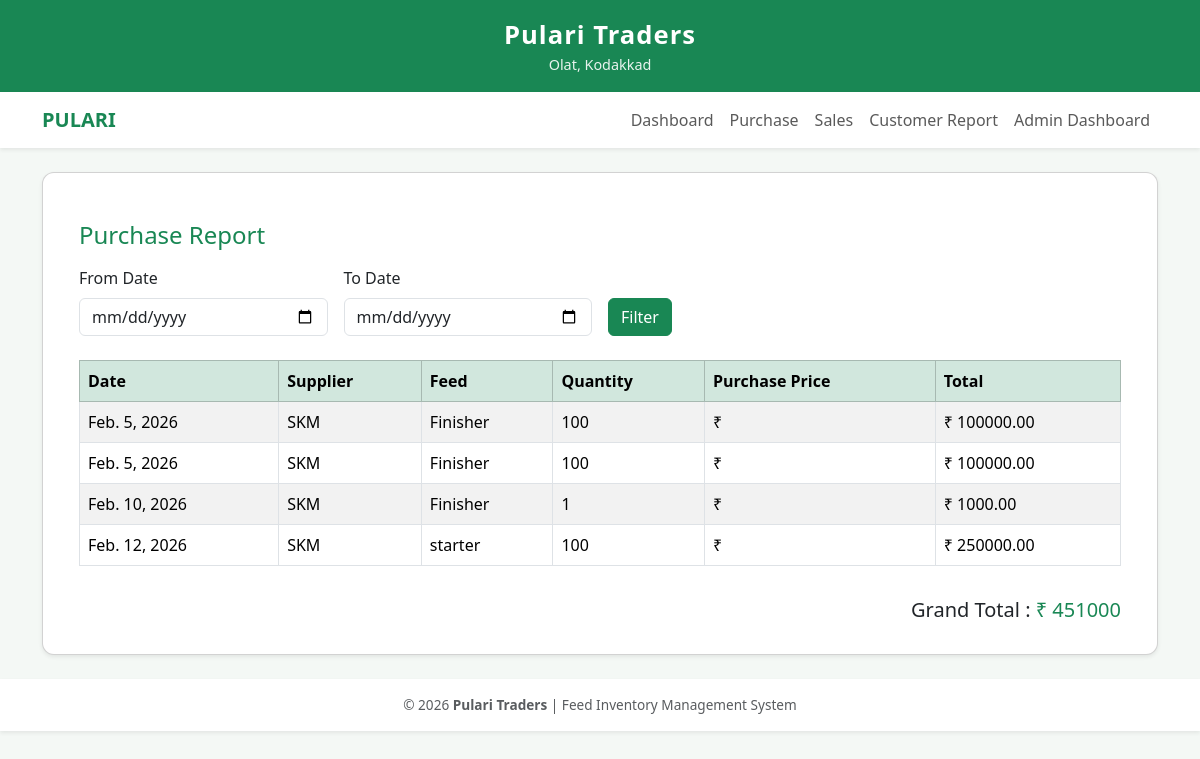
Screenshot of /reports/purchase/ with the database file from the repository.
### inventory/models.py (models this page shows, shortened)
class Purchase(models.Model):
    feed = models.ForeignKey(Feed, on_delete=models.CASCADE)
    supplier = models.ForeignKey(
        Supplier,
        on_delete=models.CASCADE,
        default=1   # SKM
    )
    quantity = models.PositiveIntegerField()
    rate = models.DecimalField(max_digits=8, decimal_places=2)
    total_amount = models.DecimalField(max_digits=10, decimal_places=2)
    date = models.DateField(auto_now_add=True)

class Supplier(models.Model):
    name = models.CharField(max_length=100, unique=True)
    phone = models.CharField(max_length=15, blank=True)
    address = models.TextField(blank=True)

class Feed(models.Model):
    CATEGORY_CHOICES = [
        ('Poultry', 'Poultry'),
        ('Cattle', 'Cattle'),
        ('Goat', 'Goat'),
        ('Pet', 'Pet'),
        ('Others', 'Others'),
    ]
    name = models.CharField(max_length=100)
    category = models.CharField(max_length=20, choices=CATEGORY_CHOICES)
    brand = models.CharField(max_length=100)
    quantity = models.PositiveIntegerField()
    purchase_price = models.DecimalField(max_digits=8, decimal_places=2)
    selling_price = models.DecimalField(max_digits=8, decimal_places=2)
    expiry_date = models.DateField()
    supplier = models.ForeignKey(
        Supplier,
        on_delete=models.CASCADE,
        default=1
    )

### inventory/views.py (the view)
# urls.py: path('reports/purchase/', views.purchase_report, name='purchase_report'),
def purchase_report(request):
    start_date = request.GET.get('start')
    end_date = request.GET.get('end')
    purchases = Purchase.objects.all()
    if start_date and end_date:
        purchases = purchases.filter(date__range=[start_date, end_date])
    total_amount = purchases.aggregate(total=Sum('total_amount'))['total'] or 0
    return render(request, 'purchase_report.html', {
        'purchases': purchases,
        'total_amount': total_amount
    })

### inventory/Templates/purchase_report.html
{% extends 'base.html' %}
{% block content %}
<div class="container mt-4">
    <h4 class="text-success mb-3">Purchase Report</h4>
    <form method="get" class="row g-3 mb-4">
        <div class="col-md-3">
            <label class="form-label">From Date</label>
            <input type="date" name="start" class="form-control"
                   value="{{ request.GET.start }}">
        </div>
        <div class="col-md-3">
            <label class="form-label">To Date</label>
            <input type="date" name="end" class="form-control"
                   value="{{ request.GET.end }}">
        </div>
        <div class="col-md-3 align-self-end">
            <button type="submit" class="btn btn-success">
                Filter
            </button>
        </div>
    </form>
    <div class="table-responsive">
        <table class="table table-bordered table-striped">
            <thead class="table-success">
                <tr>
                    <th>Date</th>
                    <th>Supplier</th>
                    <th>Feed</th>
                    <th>Quantity</th>
                    <th>Purchase Price</th>
                    <th>Total</th>
                </tr>
            </thead>
            <tbody>
                {% for purchase in purchases %}
                <tr>
                    <td>{{ purchase.date }}</td>
                    <td>{{ purchase.supplier.name }}</td>
                    <td>{{ purchase.feed.name }}</td>
                    <td>{{ purchase.quantity }}</td>
                    <td>₹ {{ purchase.price }}</td>
                    <td>₹ {{ purchase.total_amount }}</td>
                </tr>
                {% empty %}
                <tr>
                    <td colspan="6" class="text-center text-muted">
                        No purchases found for selected dates
                    </td>
                </tr>
                {% endfor %}
            </tbody>
        </table>
    </div>
    <div class="text-end mt-3">
        <h5>
            Grand Total :
            <span class="text-success">₹ {{ total_amount }}</span>
        </h5>
    </div>
</div>
{% endblock %}

### inventory/Templates/base.html (style rules this page uses)
body { background-color: #f4f8f5; }

### rows the page displays
Purchase: date "Feb. 5, 2026", supplier.name "SKM", feed.name "Finisher", quantity "100", total_amount "100000.00"
Purchase: date "Feb. 5, 2026", supplier.name "SKM", feed.name "Finisher", quantity "100", total_amount "100000.00"
Purchase: date "Feb. 10, 2026", supplier.name "SKM", feed.name "Finisher", quantity "1", total_amount "1000.00"
Purchase: date "Feb. 12, 2026", supplier.name "SKM", feed.name "starter", quantity "100", total_amount "250000.00"

### other values shown
{{ total_amount }} "451000"
